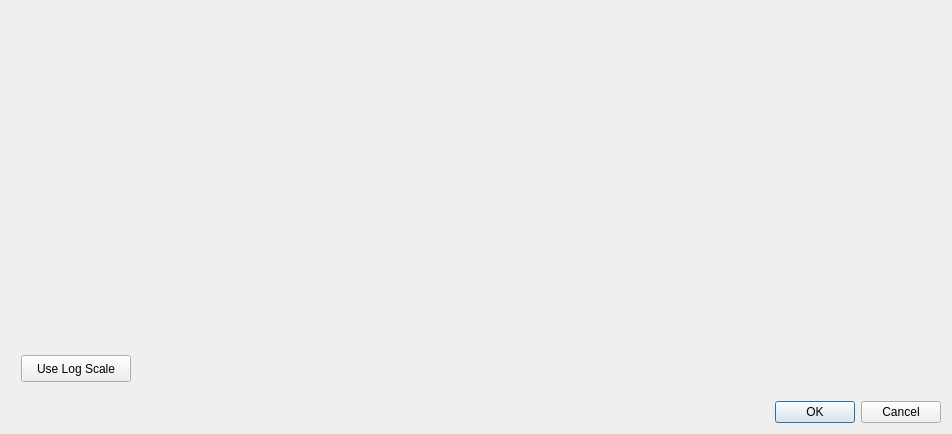
<?xml version="1.0" encoding="UTF-8"?>
<ui version="4.0">
 <class>pqTwoDHistogramDialog</class>
 <widget class="QDialog" name="pqTwoDHistogramDialog">
  <property name="geometry">
   <rect>
    <x>0</x>
    <y>0</y>
    <width>952</width>
    <height>434</height>
   </rect>
  </property>
  <property name="sizePolicy">
   <sizepolicy hsizetype="Expanding" vsizetype="Expanding">
    <horstretch>0</horstretch>
    <verstretch>0</verstretch>
   </sizepolicy>
  </property>
  <property name="windowTitle">
   <string>Gaussian Histogram Interface</string>
  </property>
  <layout class="QGridLayout" name="gridLayout">
   <item row="0" column="0">
    <layout class="QVBoxLayout" name="verticalLayout">
     <item>
      <widget class="pqTwoDHistogramWidget" name="TwoDHistogramWidget" native="true">
       <property name="sizePolicy">
        <sizepolicy hsizetype="Expanding" vsizetype="Expanding">
         <horstretch>0</horstretch>
         <verstretch>0</verstretch>
        </sizepolicy>
       </property>
       <property name="minimumSize">
        <size>
         <width>255</width>
         <height>80</height>
        </size>
       </property>
      </widget>
     </item>
     <item>
      <widget class="QStackedWidget" name="stackedWidget">
       <property name="sizePolicy">
        <sizepolicy hsizetype="Preferred" vsizetype="Fixed">
         <horstretch>0</horstretch>
         <verstretch>0</verstretch>
        </sizepolicy>
       </property>
       <property name="minimumSize">
        <size>
         <width>120</width>
         <height>50</height>
        </size>
       </property>
       <property name="currentIndex">
        <number>0</number>
       </property>
       <widget class="QWidget" name="pageEnableLog">
        <widget class="QPushButton" name="UseLogScale">
         <property name="geometry">
          <rect>
           <x>10</x>
           <y>10</y>
           <width>110</width>
           <height>27</height>
          </rect>
         </property>
         <property name="sizePolicy">
          <sizepolicy hsizetype="Fixed" vsizetype="Fixed">
           <horstretch>0</horstretch>
           <verstretch>0</verstretch>
          </sizepolicy>
         </property>
         <property name="text">
          <string>Use Log Scale</string>
         </property>
        </widget>
       </widget>
       <widget class="QWidget" name="pageDisableLog">
        <widget class="QPushButton" name="DisableLogScale">
         <property name="geometry">
          <rect>
           <x>20</x>
           <y>10</y>
           <width>131</width>
           <height>27</height>
          </rect>
         </property>
         <property name="text">
          <string>Disable Log Scale</string>
         </property>
        </widget>
       </widget>
      </widget>
     </item>
     <item>
      <widget class="QDialogButtonBox" name="Confirmation">
       <property name="orientation">
        <enum>Qt::Horizontal</enum>
       </property>
       <property name="standardButtons">
        <set>QDialogButtonBox::Cancel|QDialogButtonBox::Ok</set>
       </property>
      </widget>
     </item>
    </layout>
   </item>
  </layout>
 </widget>
 <customwidgets>
  <customwidget>
   <class>pqTwoDHistogramWidget</class>
   <extends>QWidget</extends>
   <header>pqTwoDHistogramWidget.h</header>
   <container>1</container>
  </customwidget>
 </customwidgets>
 <resources/>
 <connections/>
</ui>
